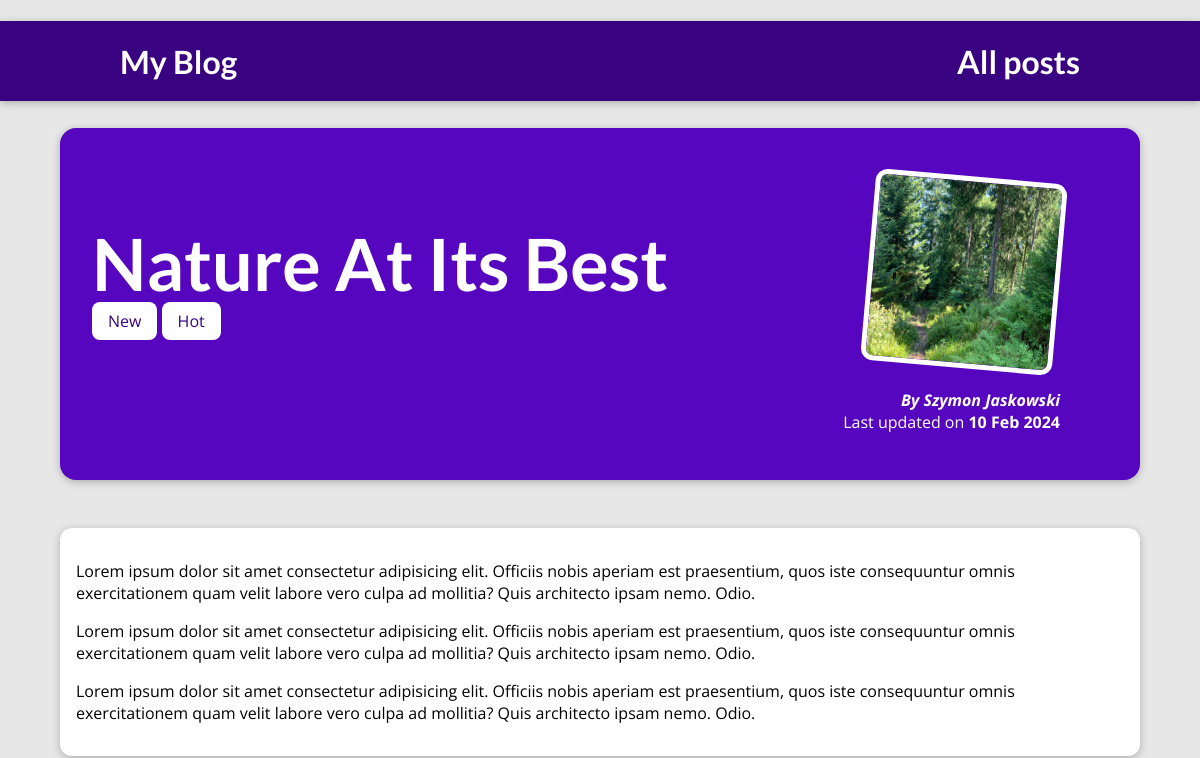
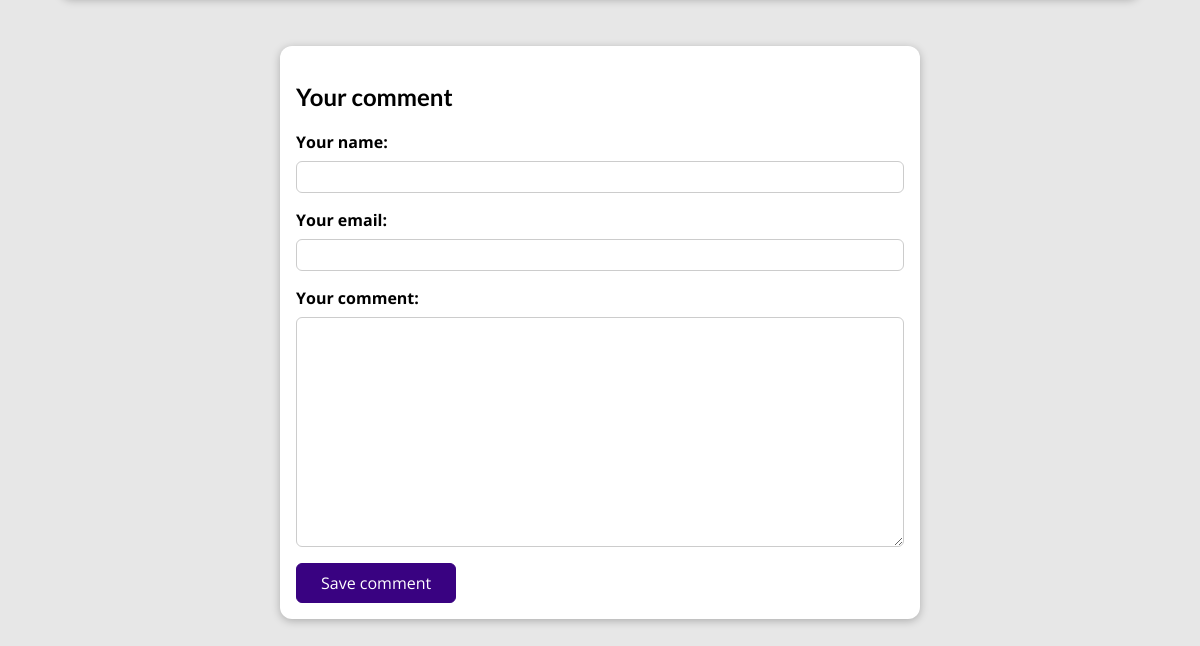
Before: /posts/into-the-woods with the older database file (2 pictures, top to bottom).
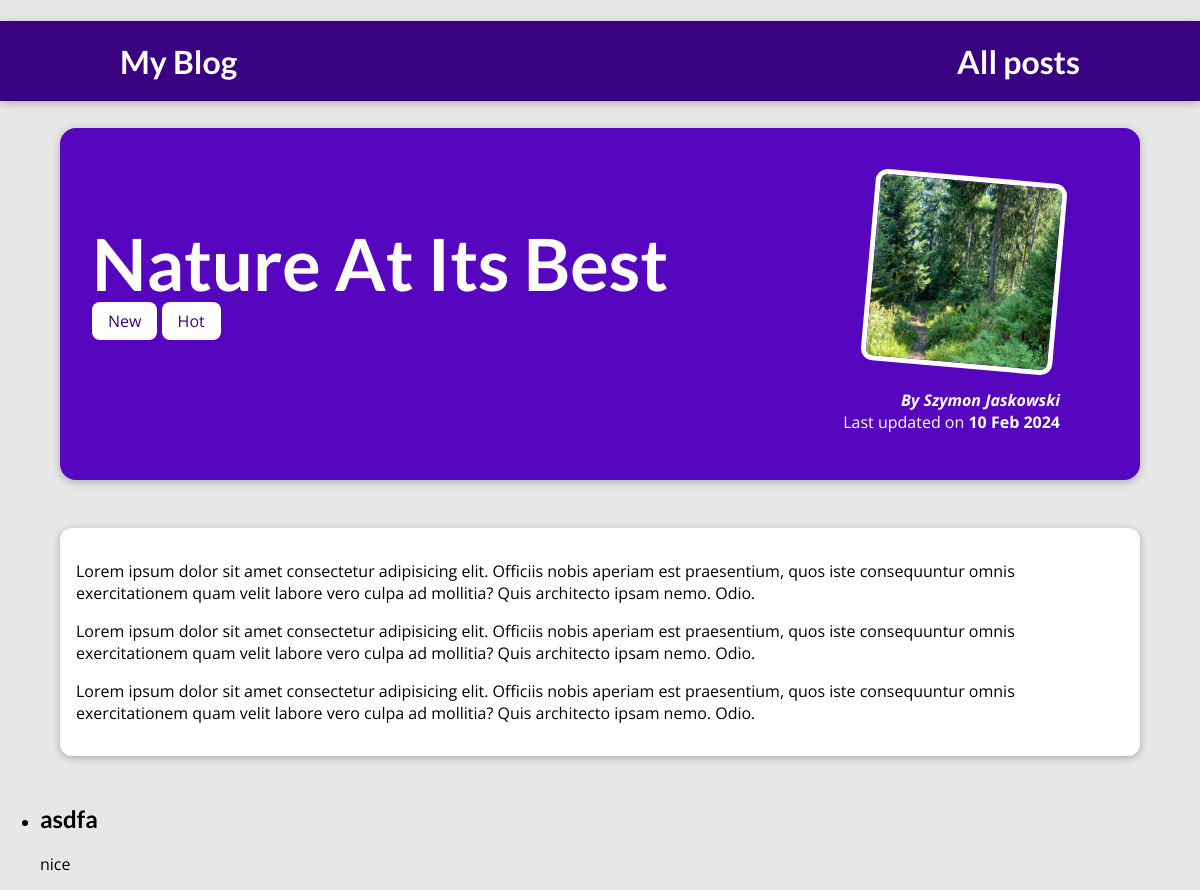
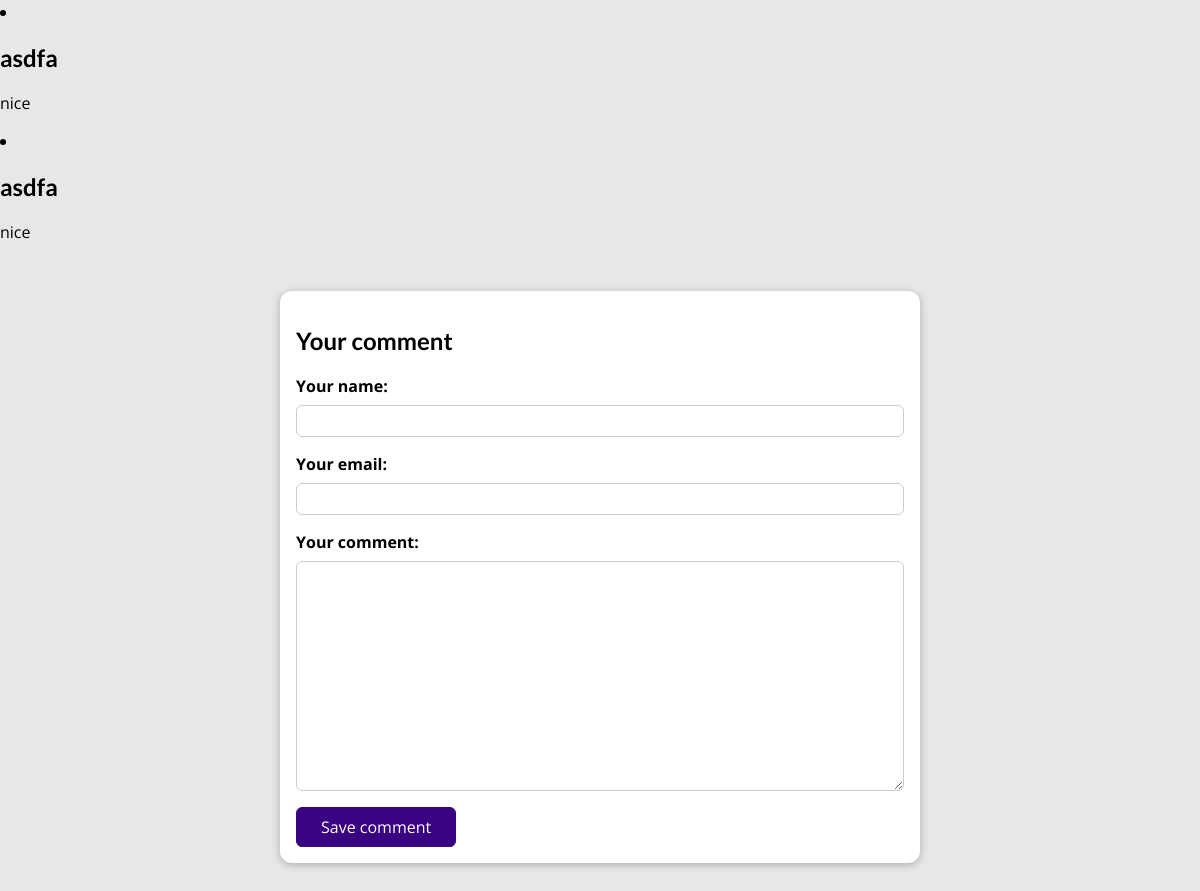
After: the same page with the newer database file (2 pictures, top to bottom).
### blog/models.py (models this page shows)
class Post(models.Model):
    author = models.ForeignKey(
        Author, on_delete=models.SET_NULL, null=True, related_name="posts"
    )
    title = models.CharField(max_length=150)
    excerpt = models.CharField(max_length=200)
    image = models.ImageField(upload_to="posts", null=True)
    date = models.DateTimeField(auto_now=True)
    tags = models.ManyToManyField(Tag)
    slug = models.SlugField(unique=True)
    content = models.TextField(validators=[MinLengthValidator(10)])

class Tag(models.Model):
    caption = models.CharField(max_length=20)
    def __str__(self) -> str:
        return self.caption

class Author(models.Model):
    first_name = models.CharField(max_length=50)
    last_name = models.CharField(max_length=50)
    email = models.EmailField(max_length=100)
    def full_name(self) -> str:
        return self.first_name + " " + self.last_name
    def __str__(self) -> str:
        return self.full_name()

class Comment(models.Model):
    user_name = models.CharField(max_length=120)
    user_email = models.EmailField()
    text = models.TextField(max_length=400)
    post = models.ForeignKey(Post, on_delete=models.CASCADE, related_name="comments")

### blog/views.py (the view, shortened to what this page needs)
# urls.py: path("posts/<slug:slug>", views.SinglePostView.as_view(), name="post-detail-page"),
class SinglePostView(View):
    def get(self, request: HttpRequest, slug: str) -> HttpResponse:
        post = Post.objects.get(slug=slug)
        context = {
            "post": post,
            "post_tags": post.tags.all(),
            "comment_form": CommentForm(),
            "comments": post.comments.all().order_by("-id"),  # type: ignore
        }
        return render(request, "blog/post-detail.html", context)

### blog/forms.py
class CommentForm(forms.ModelForm):
    class Meta:
        model = Comment
        exclude = ["post"]
        labels = {
            "user_name": "Your name",
            "user_email": "Your email",
            "text": "Your comment",
        }

### blog/templates/blog/post-detail.html (shortened to what this page needs)
{% extends "base.html" %}
{% load static %}
{% block css_files %}
  <link rel="stylesheet" href="{% static 'blog/post-detail.css' %}" />
{% endblock %}
{% block content %}
  <section id="summary">
    <h2>
      {{ post.title }}
    </h2>
    <div>
      {% for tag in post_tags %}
        <span class="tag">{{ tag }}</span>
      {% endfor %}
    </div>
    <article>
      <img src="{{ post.image.url }}" alt="{{ post.title }}" />
      <address>By <a href="mailto:{{ post.author.email }}">{{ post.author }}</a></address>
      <div>
        Last updated on <time>{{ post.date|date:"d M Y" }}</time>
      </div>
    </article>
  </section>
  <main>
    {{ post.content|linebreaks }}
  </main>
  <section id="comments">
    <ul>
      {% for comment in comments %}
        <li>
          <h2>
            {{ comment.user_name }}
          </h2>
          <p>
            {{ comment.text|linebreaks }}
          </p>
        </li>
      </ul>
    {% endfor %}
  </section>
  <section id="comment-form">
    <h2>
      Your comment
    </h2>
    <form action="{% url "post-detail-page" post.slug %}" method="post">
      {% for form_field in comment_form %}
        <div class="form-control {% if form_field.errors %}invalid{% endif %}">
          {{ form_field.label_tag }}
          {{ form_field }}
        </div>
      {% endfor %}
      <button>
        Save comment
      </button>
    </form>
  </section>
{% endblock %}

### templates/base.html (shortened to what this page needs)
{% load static %}
<!DOCTYPE html>
<html lang="en">
    <head>
        <link rel="stylesheet" href="{% static 'app.css' %}" />
        {% block css_files %}{% endblock %}
    </head>
    <body>
        <header>
            <h1 id="main-navigation">
                <a href="{% url "starting-page" %}">My Blog</a>
                <nav>
                    <a href="{% url "posts-page" %}">All posts</a>
                </nav>
            </h1>
        </header>
        {% block content %}{% endblock %}
    </body>
</html>

### static/app.css (style rules this page uses)
* { box-sizing: border-box; }
html { font-family: "Open Sans", "Lato", sans-serif; }
body { margin: 0; }
h1, h2, h3 { font-family: "Lato", sans-serif; font-weight: bold; }
#main-navigation { width: 100%; height: 5rem; display: flex; justify-content: space-between; align-items: center; padding: 0 10%; position: absolute; top: 0; left: 0; }
#main-navigation a { text-decoration: none; color: white; font-weight: bold; }

### blog/static/blog/post-detail.css (style rules this page uses)
body { background-color: #e7e7e7; }
#main-navigation { background-color: #390281; box-shadow: 0 2px 8px rgba(0, 0, 0, 0.25); }
#summary { margin: 8rem auto 3rem auto; padding: 2rem; width: 90%; max-width: 90rem; border-radius: 16px; background-color: #5706c0; position: relative; box-shadow: 0 2px 8px rgba(0, 0, 0, 0.25); height: 22rem; }
#summary h2 { color: white; font-size: 4.5rem; margin-bottom: 0.25rem; }
#summary article { position: absolute; top: 2rem; right: 3rem; padding: 1rem 2rem; border-radius: 12px; text-align: right; color: white; }
#summary article img { width: 12rem; height: 12rem; border-radius: 12px; transform: rotateZ(5deg); border: 5px solid white; margin-bottom: 1rem; }
#summary address { font-weight: bold; }
#summary a { color: white; text-decoration: none; }
#summary time { font-weight: bold; }
.tag { background-color: white; color: #390281; padding: 0.5rem 1rem; border-radius: 8px; }
main { width: 90%; max-width: 90rem; margin: 3rem auto; background-color: white; padding: 1rem; border-radius: 12px; box-shadow: 0 2px 8px rgba(0, 0, 0, 0.25); }
#comment-form { margin: 3rem auto; width: 90%; max-width: 40rem; border-radius: 12px; background-color: white; box-shadow: 0 2px 8px rgba(0, 0, 0, 0.25); padding: 1rem; }
#comment-form button { font: inherit; background-color: #390281; color: white; border: 1px solid #390281; padding: 0.5rem 1.5rem; border-radius: 6px; }
.form-control { margin-bottom: 1rem; }
.form-control label { font-weight: bold; margin-bottom: 0.5rem; display: block; }
.form-control input, .form-control textarea { display: block; width: 100%; font: inherit; padding: 0.25rem; border-radius: 6px; border: 1px solid #ccc; }

Changed rows visible on the page:
added Comment: user_name "asdfa", text "nice"
added Comment: user_name "asdfa", text "nice"
added Comment: user_name "asdfa", text "nice"
